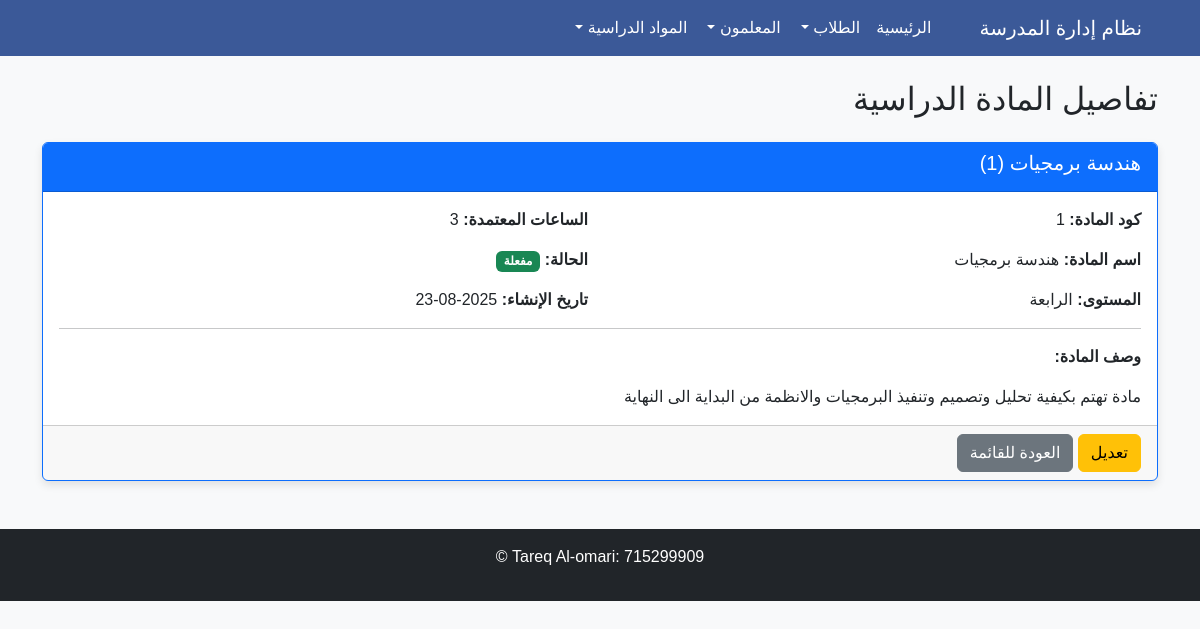
Screenshot of /courses/detail/1/ with the database file from the repository.
### courses/models.py (models this page shows, shortened)
class Course(models.Model):
    LEVEL_CHOICES = [
        ('1', 'الأولى'),
        ('2', 'الثانية'),
        ('3', 'الثالثة'),
        ('4', 'الرابعة'),
        ('5', 'الخامسة'),
    ]
    name = models.CharField(max_length=100, verbose_name="اسم المادة")
    code = models.CharField(max_length=10, unique=True, verbose_name="كود المادة")
    level = models.CharField(max_length=1, choices=LEVEL_CHOICES, verbose_name="المستوى")
    credit_hours = models.IntegerField(verbose_name="عدد الساعات المعتمدة")
    description = models.TextField(blank=True, null=True, verbose_name="وصف المادة")
    is_active = models.BooleanField(default=True, verbose_name="مفعلة")
    created_at = models.DateTimeField(auto_now_add=True, verbose_name="تاريخ الإنشاء")
    updated_at = models.DateTimeField(auto_now=True, verbose_name="تاريخ التحديث")
    class Meta:
        verbose_name = "مادة دراسية"
        verbose_name_plural = "المواد الدراسية"
        ordering = ['level', 'name']

### courses/views.py (the view)
# urls.py: path('detail/<int:id>/', views.course_detail, name='course_detail'),
def course_detail(request, id):
    course = get_object_or_404(Course, id=id)
    return render(request, 'courses/course_detail.html', {'course': course})

### templates/courses/course_detail.html
{% extends 'base.html' %}
{% block content %}
<h2 class="mb-4">تفاصيل المادة الدراسية</h2>
<div class="card border-primary mb-3">
    <div class="card-header bg-primary text-white">
        <h5 class="card-title">{{ course.name }} ({{ course.code }})</h5>
    </div>
    <div class="card-body">
        <div class="row">
            <div class="col-md-6">
                <p class="card-text"><strong>كود المادة:</strong> {{ course.code }}</p>
                <p class="card-text"><strong>اسم المادة:</strong> {{ course.name }}</p>
                <p class="card-text"><strong>المستوى:</strong> {{ course.get_level_display }}</p>
            </div>
            <div class="col-md-6">
                <p class="card-text"><strong>الساعات المعتمدة:</strong> {{ course.credit_hours }}</p>
                <p class="card-text"><strong>الحالة:</strong>
                    <span class="badge {% if course.is_active %}bg-success{% else %}bg-danger{% endif %}">
                        {% if course.is_active %}مفعلة{% else %}غير مفعلة{% endif %}
                    </span>
                </p>
                <p class="card-text"><strong>تاريخ الإنشاء:</strong> {{ course.created_at|date:"Y-m-d" }}</p>
            </div>
        </div>
        {% if course.description %}
        <hr>
        <p class="card-text"><strong>وصف المادة:</strong></p>
        <p class="card-text">{{ course.description }}</p>
        {% endif %}
    </div>
    <div class="card-footer">
        <a href="{% url 'course:course_update' course.id %}" class="btn btn-warning">تعديل</a>
        <a href="{% url 'course:course_list' %}" class="btn btn-secondary">العودة للقائمة</a>
    </div>
</div>
{% endblock %}

### templates/base.html (style rules this page uses)
body { font-family: 'Arial', sans-serif; background-color: #f8f9fa; }
.card { box-shadow: 0 4px 8px rgba(0, 0, 0, 0.1); margin-bottom: 20px; }

### rows the page displays
Course: name "هندسة برمجيات", code "1", level "الرابعة", credit_hours "3", created_at "2025-08-23", description "مادة تهتم بكيفية تحليل وتصميم وتنفيذ البرمجيات والانظمة من البداية الى النهاية"
